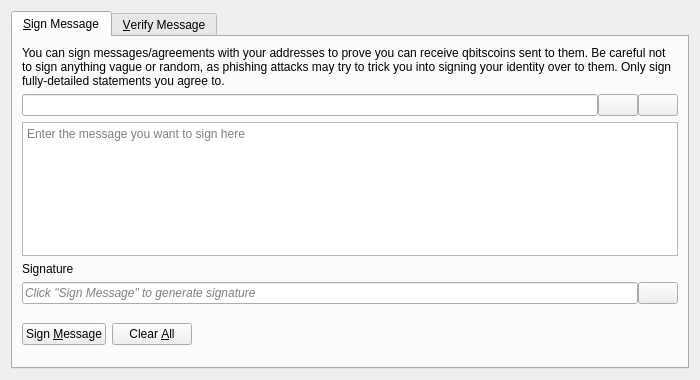
<?xml version="1.0" encoding="UTF-8"?>
<ui version="4.0">
 <class>SignVerifyMessageDialog</class>
 <widget class="QDialog" name="SignVerifyMessageDialog">
  <property name="geometry">
   <rect>
    <x>0</x>
    <y>0</y>
    <width>700</width>
    <height>380</height>
   </rect>
  </property>
  <property name="windowTitle">
   <string>Signatures - Sign / Verify a Message</string>
  </property>
  <property name="modal">
   <bool>true</bool>
  </property>
  <layout class="QVBoxLayout" name="verticalLayout">
   <item>
    <widget class="QTabWidget" name="tabWidget">
     <property name="currentIndex">
      <number>0</number>
     </property>
     <widget class="QWidget" name="tabSignMessage">
      <attribute name="title">
       <string>&amp;Sign Message</string>
      </attribute>
      <layout class="QVBoxLayout" name="verticalLayout_SM">
       <item>
        <widget class="QLabel" name="infoLabel_SM">
         <property name="text">
          <string>You can sign messages/agreements with your addresses to prove you can receive qbitscoins sent to them. Be careful not to sign anything vague or random, as phishing attacks may try to trick you into signing your identity over to them. Only sign fully-detailed statements you agree to.</string>
         </property>
         <property name="textFormat">
          <enum>Qt::PlainText</enum>
         </property>
         <property name="wordWrap">
          <bool>true</bool>
         </property>
        </widget>
       </item>
       <item>
        <layout class="QHBoxLayout" name="horizontalLayout_1_SM">
         <property name="spacing">
          <number>0</number>
         </property>
         <item>
          <widget class="QValidatedLineEdit" name="addressIn_SM">
           <property name="toolTip">
            <string>The Qbitscoin address to sign the message with</string>
           </property>
          </widget>
         </item>
         <item>
          <widget class="QPushButton" name="addressBookButton_SM">
           <property name="toolTip">
            <string>Choose previously used address</string>
           </property>
           <property name="text">
            <string/>
           </property>
           <property name="icon">
            <iconset resource="../qbitscoin.qrc">
             <normaloff>:/icons/address-book</normaloff>:/icons/address-book</iconset>
           </property>
           <property name="shortcut">
            <string>Alt+A</string>
           </property>
           <property name="autoDefault">
            <bool>false</bool>
           </property>
          </widget>
         </item>
         <item>
          <widget class="QPushButton" name="pasteButton_SM">
           <property name="toolTip">
            <string>Paste address from clipboard</string>
           </property>
           <property name="text">
            <string/>
           </property>
           <property name="icon">
            <iconset resource="../qbitscoin.qrc">
             <normaloff>:/icons/editpaste</normaloff>:/icons/editpaste</iconset>
           </property>
           <property name="shortcut">
            <string>Alt+P</string>
           </property>
           <property name="autoDefault">
            <bool>false</bool>
           </property>
          </widget>
         </item>
        </layout>
       </item>
       <item>
        <widget class="QPlainTextEdit" name="messageIn_SM">
         <property name="toolTip">
          <string>Enter the message you want to sign here</string>
         </property>
         <property name="placeholderText">
          <string>Enter the message you want to sign here</string>
         </property>
        </widget>
       </item>
       <item>
        <widget class="QLabel" name="signatureLabel_SM">
         <property name="text">
          <string>Signature</string>
         </property>
         <property name="textFormat">
          <enum>Qt::PlainText</enum>
         </property>
        </widget>
       </item>
       <item>
        <layout class="QHBoxLayout" name="horizontalLayout_2_SM">
         <property name="spacing">
          <number>0</number>
         </property>
         <item>
          <widget class="QLineEdit" name="signatureOut_SM">
           <property name="placeholderText">
            <string>Click "Sign Message" to generate signature</string>
           </property>
           <property name="font">
            <font>
             <italic>true</italic>
            </font>
           </property>
           <property name="readOnly">
            <bool>true</bool>
           </property>
          </widget>
         </item>
         <item>
          <widget class="QPushButton" name="copySignatureButton_SM">
           <property name="toolTip">
            <string>Copy the current signature to the system clipboard</string>
           </property>
           <property name="text">
            <string/>
           </property>
           <property name="icon">
            <iconset resource="../qbitscoin.qrc">
             <normaloff>:/icons/editcopy</normaloff>:/icons/editcopy</iconset>
           </property>
           <property name="autoDefault">
            <bool>false</bool>
           </property>
          </widget>
         </item>
        </layout>
       </item>
       <item>
        <layout class="QHBoxLayout" name="horizontalLayout_3_SM">
         <item>
          <widget class="QPushButton" name="signMessageButton_SM">
           <property name="toolTip">
            <string>Sign the message to prove you own this Qbitscoin address</string>
           </property>
           <property name="text">
            <string>Sign &amp;Message</string>
           </property>
           <property name="icon">
            <iconset resource="../qbitscoin.qrc">
             <normaloff>:/icons/edit</normaloff>:/icons/edit</iconset>
           </property>
           <property name="autoDefault">
            <bool>false</bool>
           </property>
          </widget>
         </item>
         <item>
          <widget class="QPushButton" name="clearButton_SM">
           <property name="toolTip">
            <string>Reset all sign message fields</string>
           </property>
           <property name="text">
            <string>Clear &amp;All</string>
           </property>
           <property name="icon">
            <iconset resource="../qbitscoin.qrc">
             <normaloff>:/icons/remove</normaloff>:/icons/remove</iconset>
           </property>
           <property name="autoDefault">
            <bool>false</bool>
           </property>
          </widget>
         </item>
         <item>
          <spacer name="horizontalSpacer_1_SM">
           <property name="orientation">
            <enum>Qt::Horizontal</enum>
           </property>
           <property name="sizeHint" stdset="0">
            <size>
             <width>40</width>
             <height>48</height>
            </size>
           </property>
          </spacer>
         </item>
         <item>
          <widget class="QLabel" name="statusLabel_SM">
           <property name="font">
            <font>
             <weight>75</weight>
             <bold>true</bold>
            </font>
           </property>
           <property name="text">
            <string/>
           </property>
           <property name="wordWrap">
            <bool>true</bool>
           </property>
          </widget>
         </item>
         <item>
          <spacer name="horizontalSpacer_2_SM">
           <property name="orientation">
            <enum>Qt::Horizontal</enum>
           </property>
           <property name="sizeHint" stdset="0">
            <size>
             <width>40</width>
             <height>48</height>
            </size>
           </property>
          </spacer>
         </item>
        </layout>
       </item>
      </layout>
     </widget>
     <widget class="QWidget" name="tabVerifyMessage">
      <attribute name="title">
       <string>&amp;Verify Message</string>
      </attribute>
      <layout class="QVBoxLayout" name="verticalLayout_VM">
       <item>
        <widget class="QLabel" name="infoLabel_VM">
         <property name="text">
          <string>Enter the receiver's address, message (ensure you copy line breaks, spaces, tabs, etc. exactly) and signature below to verify the message. Be careful not to read more into the signature than what is in the signed message itself, to avoid being tricked by a man-in-the-middle attack. Note that this only proves the signing party receives with the address, it cannot prove sendership of any transaction!</string>
         </property>
         <property name="textFormat">
          <enum>Qt::PlainText</enum>
         </property>
         <property name="alignment">
          <set>Qt::AlignLeading|Qt::AlignLeft|Qt::AlignTop</set>
         </property>
         <property name="wordWrap">
          <bool>true</bool>
         </property>
        </widget>
       </item>
       <item>
        <layout class="QHBoxLayout" name="horizontalLayout_1_VM">
         <property name="spacing">
          <number>0</number>
         </property>
         <item>
          <widget class="QValidatedLineEdit" name="addressIn_VM">
           <property name="toolTip">
            <string>The Qbitscoin address the message was signed with</string>
           </property>
          </widget>
         </item>
         <item>
          <widget class="QPushButton" name="addressBookButton_VM">
           <property name="toolTip">
            <string>Choose previously used address</string>
           </property>
           <property name="text">
            <string/>
           </property>
           <property name="icon">
            <iconset resource="../qbitscoin.qrc">
             <normaloff>:/icons/address-book</normaloff>:/icons/address-book</iconset>
           </property>
           <property name="shortcut">
            <string>Alt+A</string>
           </property>
           <property name="autoDefault">
            <bool>false</bool>
           </property>
          </widget>
         </item>
        </layout>
       </item>
       <item>
        <widget class="QPlainTextEdit" name="messageIn_VM">
          <property name="toolTip">
            <string>The signed message to verify</string>
          </property>
          <property name="placeholderText">
            <string>The signed message to verify</string>
          </property>
        </widget>
       </item>
       <item>
        <widget class="QValidatedLineEdit" name="signatureIn_VM">
          <property name="toolTip">
            <string>The signature given when the message was signed</string>
          </property>
          <property name="placeholderText">
            <string>The signature given when the message was signed</string>
          </property>
        </widget>
       </item>
       <item>
        <layout class="QHBoxLayout" name="horizontalLayout_2_VM">
         <item>
          <widget class="QPushButton" name="verifyMessageButton_VM">
           <property name="toolTip">
            <string>Verify the message to ensure it was signed with the specified Qbitscoin address</string>
           </property>
           <property name="text">
            <string>Verify &amp;Message</string>
           </property>
           <property name="icon">
            <iconset resource="../qbitscoin.qrc">
             <normaloff>:/icons/transaction_0</normaloff>:/icons/transaction_0</iconset>
           </property>
           <property name="autoDefault">
            <bool>false</bool>
           </property>
          </widget>
         </item>
         <item>
          <widget class="QPushButton" name="clearButton_VM">
           <property name="toolTip">
            <string>Reset all verify message fields</string>
           </property>
           <property name="text">
            <string>Clear &amp;All</string>
           </property>
           <property name="icon">
            <iconset resource="../qbitscoin.qrc">
             <normaloff>:/icons/remove</normaloff>:/icons/remove</iconset>
           </property>
           <property name="autoDefault">
            <bool>false</bool>
           </property>
          </widget>
         </item>
         <item>
          <spacer name="horizontalSpacer_1_VM">
           <property name="orientation">
            <enum>Qt::Horizontal</enum>
           </property>
           <property name="sizeHint" stdset="0">
            <size>
             <width>40</width>
             <height>48</height>
            </size>
           </property>
          </spacer>
         </item>
         <item>
          <widget class="QLabel" name="statusLabel_VM">
           <property name="font">
            <font>
             <weight>75</weight>
             <bold>true</bold>
            </font>
           </property>
           <property name="text">
            <string/>
           </property>
           <property name="wordWrap">
            <bool>true</bool>
           </property>
          </widget>
         </item>
         <item>
          <spacer name="horizontalSpacer_2_VM">
           <property name="orientation">
            <enum>Qt::Horizontal</enum>
           </property>
           <property name="sizeHint" stdset="0">
            <size>
             <width>40</width>
             <height>48</height>
            </size>
           </property>
          </spacer>
         </item>
        </layout>
       </item>
      </layout>
     </widget>
    </widget>
   </item>
  </layout>
 </widget>
 <customwidgets>
  <customwidget>
   <class>QValidatedLineEdit</class>
   <extends>QLineEdit</extends>
   <header>qt/qvalidatedlineedit.h</header>
  </customwidget>
 </customwidgets>
 <resources>
  <include location="../qbitscoin.qrc"/>
 </resources>
 <connections/>
</ui>
